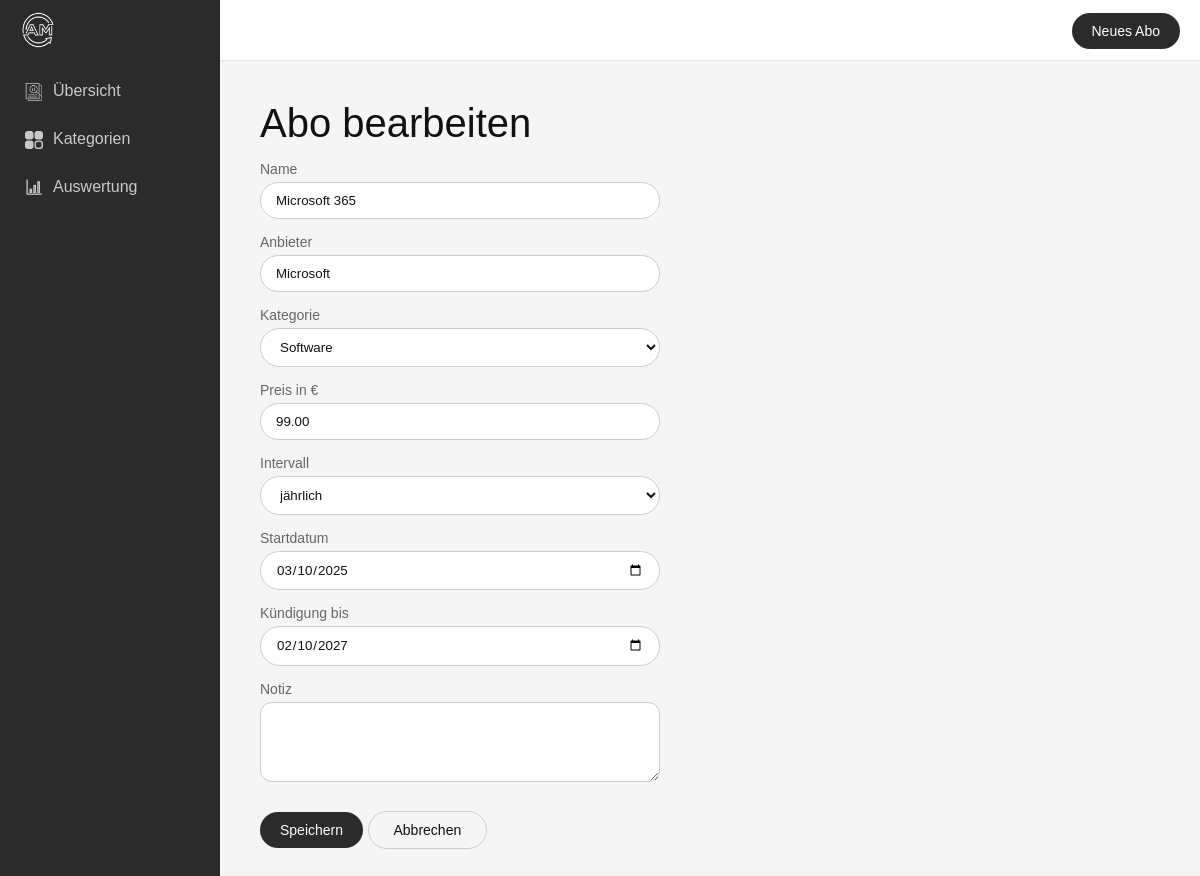
The app's page /abo_bearbeiten.php?id=5 with its own data.
### tables this page shows
CREATE TABLE `abos` (
  `id` int(11) NOT NULL,
  `kategorie_id` int(11) NOT NULL,
  `name` varchar(100) NOT NULL,
  `anbieter` varchar(100) NOT NULL,
  `preis` decimal(8,2) NOT NULL,
  `intervall` varchar(20) NOT NULL,
  `startdatum` date NOT NULL,
  `kuendigungsfrist` date DEFAULT NULL,
  `notiz` text DEFAULT NULL
);

CREATE TABLE `kategorien` (
  `id` int(11) NOT NULL,
  `name` varchar(50) NOT NULL,
  `farbe` varchar(7) DEFAULT NULL
);

### abo_bearbeiten.php (the view, shortened to what this page needs)
<?php
include 'verbindung.php';
$abo = [
    'id' => '',
    'name' => '',
    'anbieter' => '',
    'kategorie_id' => '',
    'preis' => '',
    'intervall' => 'monatlich',
    'startdatum' => '',
    'kuendigungsfrist' => '',
    'notiz' => ''
];
if (isset($_GET['id'])) {
    $sql = $pdo->prepare("SELECT * FROM abos WHERE id = ?");
    $sql->execute([$_GET['id']]);
    $abo = $sql->fetch();
    if ($abo['notiz'] == null) {
        $abo['notiz'] = "";
    }
}
$kategorien = $pdo->query("SELECT * FROM kategorien ORDER BY name");
include 'kopf.php';
?>
<h1>
    <?php
    if ($abo['id'] == "") {
        echo "Neues Abo";
    } else {
        echo "Abo bearbeiten";
    }
    ?>
</h1>
<form class="formular" method="post" action="abo_bearbeiten.php">
    <label>Name</label>
    <input class="feld" type="text" name="name" maxlength="100" value="<?php echo htmlspecialchars($abo['name']); ?>">
    <label>Anbieter</label>
    <input class="feld" type="text" name="anbieter" maxlength="100" value="<?php echo htmlspecialchars($abo['anbieter']); ?>">
    <label>Kategorie</label>
    <select class="feld" name="kategorie_id">
        <?php foreach ($kategorien as $kategorie) { ?>
            <option value="<?php echo $kategorie['id']; ?>" <?php if ($kategorie['id'] == $abo['kategorie_id']) { echo "selected"; } ?>>
                <?php echo htmlspecialchars($kategorie['name']); ?>
            </option>
        <?php } ?>
    </select>
    <label>Preis in €</label>
    <input class="feld" type="number" name="preis" step="0.01" min="0" value="<?php echo $abo['preis']; ?>">
    <label>Intervall</label>
    <select class="feld" name="intervall">
        <option value="jährlich" <?php if ($abo['intervall'] == "jährlich") { echo "selected"; } ?>>jährlich</option>
    </select>
    <label>Startdatum</label>
    <input class="feld" type="date" name="startdatum" value="<?php echo $abo['startdatum']; ?>">
    <label>Kündigung bis</label>
    <input class="feld" type="date" name="kuendigungsfrist" value="<?php echo $abo['kuendigungsfrist']; ?>">
    <label>Notiz</label>
    <textarea class="feld" name="notiz"><?php echo htmlspecialchars($abo['notiz']); ?></textarea>
    <div class="knoepfe">
        <button class="knopf-weiss" type="submit">Speichern</button>
        <a class="knopf-rand" href="index.php">Abbrechen</a>
    </div>
</form>
<?php include 'fuss.php'; ?>

### style.css (style rules this page uses)
body { margin: 0; font-family: Arial, Helvetica, sans-serif; -webkit-font-smoothing: antialiased; background-color: #2b2b2b; color: white; }
.knopf-weiss { display: inline-block; vertical-align: middle; line-height: normal; padding: 10px 20px; background-color: #2b2b2b; color: white; text-decoration: none; font-size: 14px; border-radius: 20px; }
.knopf-rand { display: inline-block; padding: 10px 25px; background-color: transparent; border: 1px solid #ccc; color: #111; text-decoration: none; font-size: 14px; border-radius: 20px; }
.inhalt h1 { font-size: 40px; font-weight: normal; margin: 0 0 10px 0; }
.feld { padding: 10px 15px; background-color: white; color: #111; border: 1px solid #ccc; border-radius: 20px; font-family: inherit; }
button { border: none; cursor: pointer; font-family: inherit; }
.formular { max-width: 400px; }
.formular label { display: block; margin-top: 15px; margin-bottom: 5px; color: #666; font-size: 14px; }
.formular .feld { width: 100%; box-sizing: border-box; }
textarea.feld { height: 80px; border-radius: 12px; }
.knoepfe { margin-top: 25px; }

### records on screen
abos: name "Microsoft 365", anbieter "Microsoft", kategorie_id "Software", preis "99.00", intervall "jährlich", startdatum "03/10/2025", kuendigungsfrist "02/10/2027"
